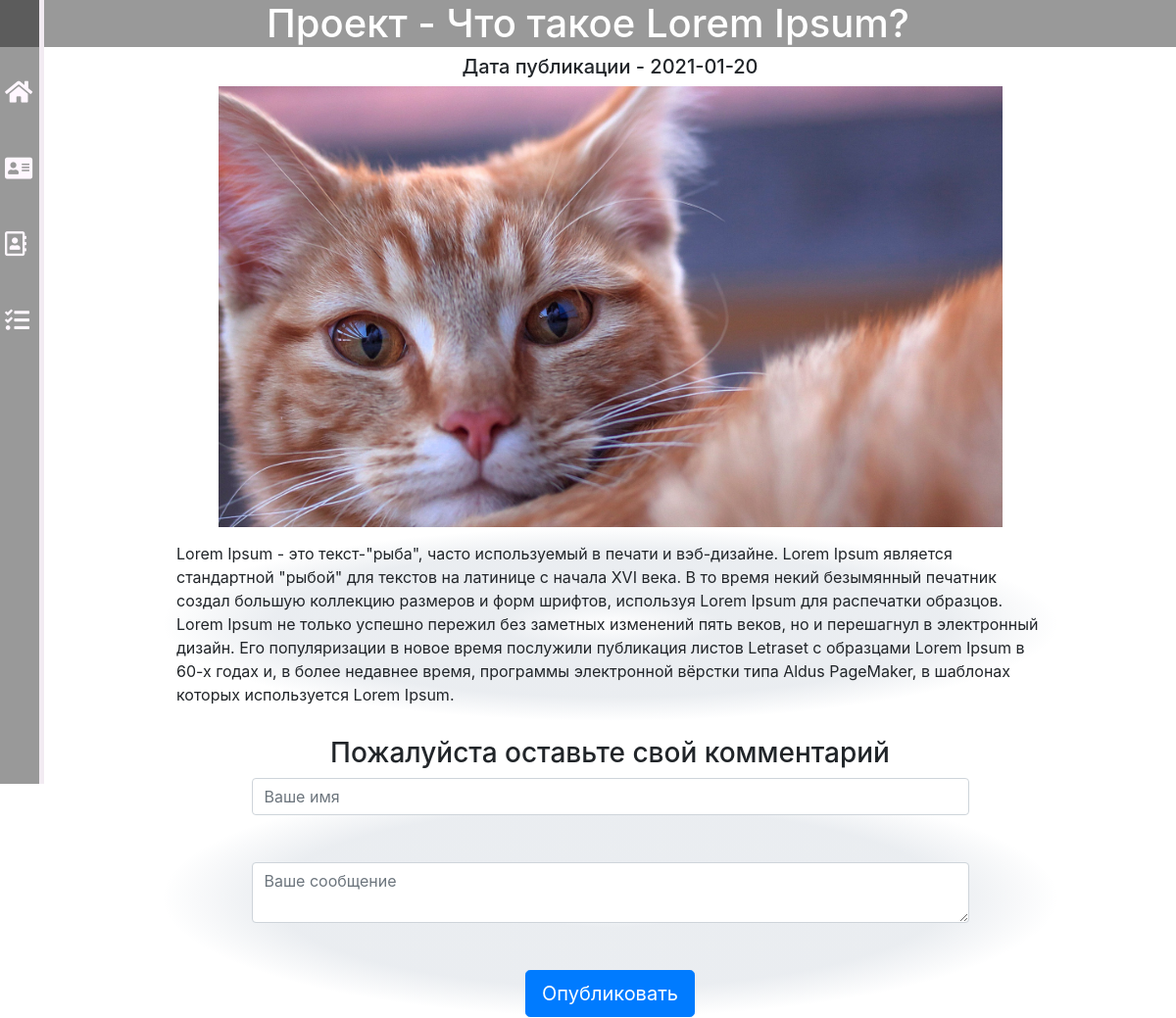
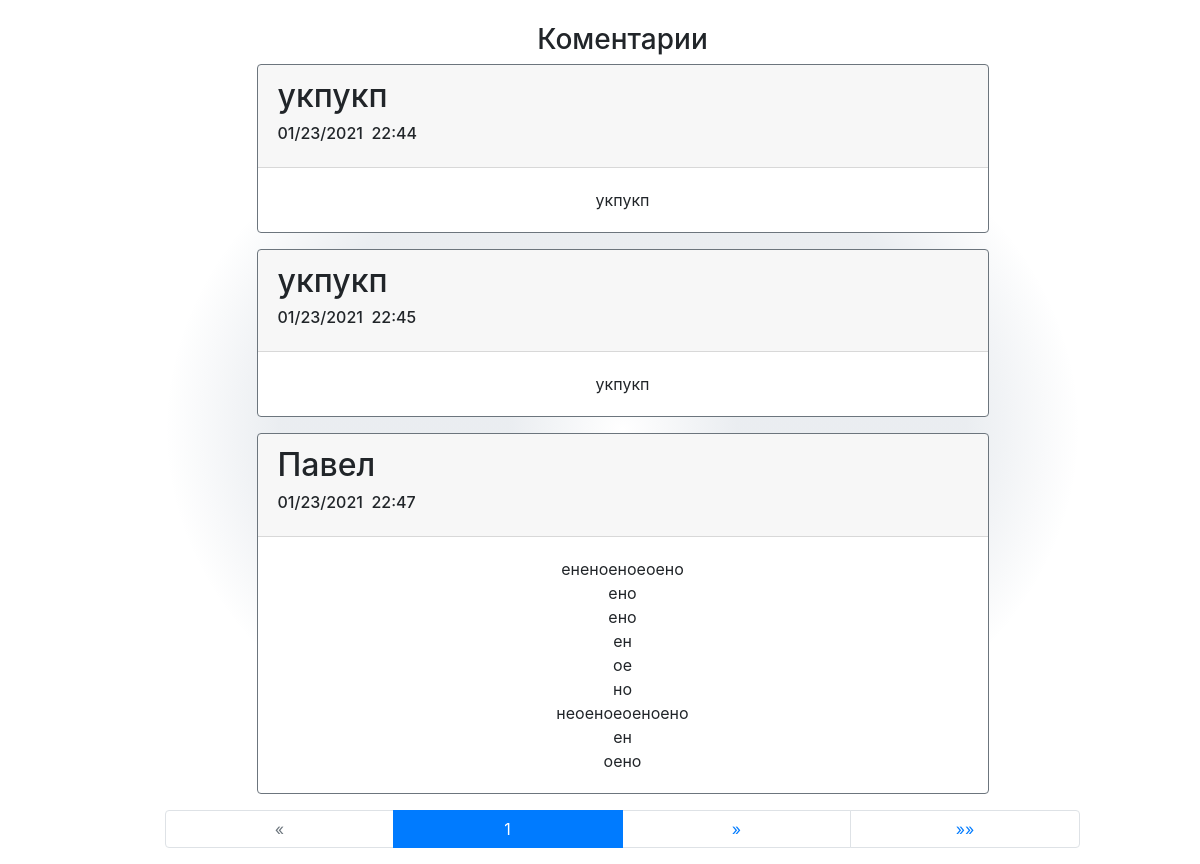
Page /project/26 on the committed database (2 pictures, top to bottom).
### main/models.py (models this page shows)
class Project(models.Model):
    name = models.CharField(max_length=30)
    date = models.DateTimeField()
    image = models.ImageField(upload_to="main/media/", default="main/media/koshka-koteika-ryzhaia-mordochka-vzgliad.jpg")
    text = models.TextField()

class Comment(models.Model):
    project = models.ForeignKey(Project, on_delete=models.CASCADE)
    author = models.CharField(max_length=30)
    date = models.DateTimeField()
    comment = models.TextField()

### main/views.py (the view, shortened to what this page needs)
# urls.py: path('project/<int:number_of_project>', views.project),
def project(request, number_of_project):
    if Project.objects.get(id=number_of_project):
        dictinary = model_to_dict(Project.objects.get(id=number_of_project))
        list_comments = Paginator(list(Comment.objects.filter(project=number_of_project)), 3)
        page_number = request.GET.get('page')
        dictinary['comments'] = list_comments.get_page(page_number)
        dictinary['text'] = dictinary['text'].replace("\n", "<br>")
        return render(request, 'main/project.html', dictinary)
    else:
        return redirect('/')

### main/templates/main/project.html (shortened to what this page needs)
{% extends 'main/layout.html' %}
{% load static %}
{% block styles %}
<link rel="stylesheet" href="{% static 'main/project.css' %}">
{% endblock %}
{% block name %}<h1>Проект - {{name}}</h1>{% endblock %}
{% block content %}
<h5>Дата публикации - {{date|date:'Y-m-d'}}</h5>
<img id="project_img" src="{{image.url}}" alt="My image">
<p id="text">{{text | safe}}</p>
<h3>Пожалуйста оставьте свой комментарий</h3>
<form method="POST", action="{{id}}">
    <input type="text", name="author", placeholder="Ваше имя" class="form-control">
    <br><br>
    <textarea name="comment", placeholder="Ваше сообщение" class="form-control"></textarea>
    <br><br>
    <input type="submit", value="Опубликовать" class="btn btn-primary btn-lg">
</form>
<br/>
{% if comments %}
<h3>Коментарии</h3>
<div id="comments">
{% for comment in comments %}
    <div class="card border-secondary mb-3">
      <div class="card-header"><h2>{{comment.author}}
          <h6 class="card-title">{{comment.date |date:"SHORT_DATE_FORMAT"}}
                                 {{comment.date |time:"G:i "}}</h6></h2>
      </div>
      <div class="card-body">
        <p class="card-text">{{comment.comment | safe}}</p>
      </div>
    </div>
{% endfor %}
</div>
<ul class="pagination">
    {% if comments.has_previous %}
        <li class="page-item">
            <a href="?page=1" class="page-link">&laquo;&laquo;</a>
        </li>
        <li class="page-item">
            <a href="?page={{ comments.previous_page_number }}" class="page-link">&laquo;</a>
        </li>
    {% else %}
        <li class="page-item disabled">
            <a class="page-link" href="#">&laquo;</a>
        </li>
    {% endif %}
    <li class="page-item active">
        <a class="page-link" href="#">{{ comments.number }}</a>
    </li>
    {% if comments.has_next %}
        <li class="page-item">
            <a href="?page={{ comments.next_page_number }}" class="page-link">&raquo;</a>
        </li>
        <li class="page-item">
            <a href="?page={{ comments.paginator.num_pages }}" class="page-link">&raquo;&raquo;</a>
        </li>
    {% else %}
        <li class="page-item disabled">
            <a class="page-link" href="#">&raquo;</a>
        </li>
    {% endif %}
</ul>
{% endif %}
{% endblock %}

### main/static/main/layout.css (style rules this page uses)
html { scroll-behavior: smooth; }
body { background: #ffffff; }
h1 { background-color: rgb(0,0,0); background-color: rgba(0,0,0, 0.4); color: white; text-align:center; }
body img { max-width: 100vh; float: top; max-height: 100vh; }

### main/static/main/project.css (style rules this page uses)
#text { padding: 15px; text-align: left; }
#text, form, #comments { background:radial-gradient(ellipse closest-side,rgba(50,80,115, 0.0), rgba(50,80,115, 0.1), rgba(50,80,115, 0.1), rgba(50,80,115, 0.1), rgba(50,80,115, 0)); }
.card, .form-control { margin-left: auto; margin-right: auto; width:80%; }
h2, h6 { text-align: left; }
.page-item { width:100%; }

### rows in the picture
Project: name "Что такое Lorem Ipsum?", date "2021-01-20", text "Lorem Ipsum - это текст-\"рыба\", часто используемый в печати и вэб-дизайне. Lorem Ipsum является стандартной \"рыбой\" для текстов на латинице с начала XVI века. В то время некий безымянный печатник создал большую коллекцию размеров и форм шрифтов, используя Lorem Ipsum для распечатки образцов. Lorem Ipsum не только успешно пережил без заметных изменений пять веков, но и перешагнул в электронный дизайн. Его популяризации в новое время послужили публикация листов Letraset с образцами Lorem Ipsum в 60-х годах и, в более недавнее время, программы электронной вёрстки типа Aldus PageMaker, в шаблонах которых используется Lorem Ipsum."
Comment: author "укпукп", date "01/23/2021", date "22:44", comment "укпукп"
Comment: author "укпукп", date "01/23/2021", date "22:45", comment "укпукп"
Comment: author "Павел", date "01/23/2021", date "22:47", comment "ененоеноеоено ено ено ен ое но неоеноеоеноено ен оено"

### other values in the picture
{{ comments.number }} "1"
